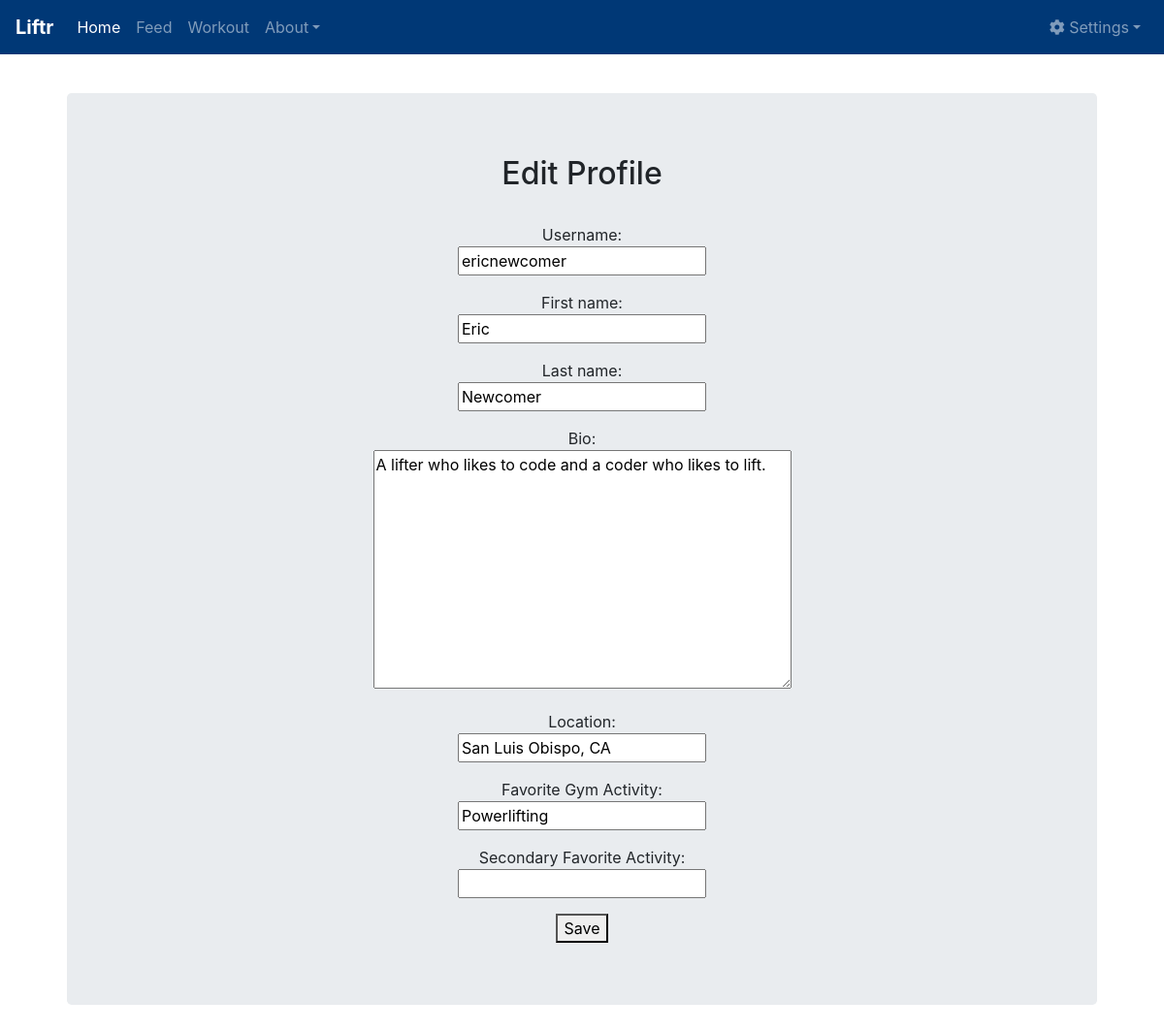
/profile_edit/ (signed in), run on an earlier commit of the app's database.
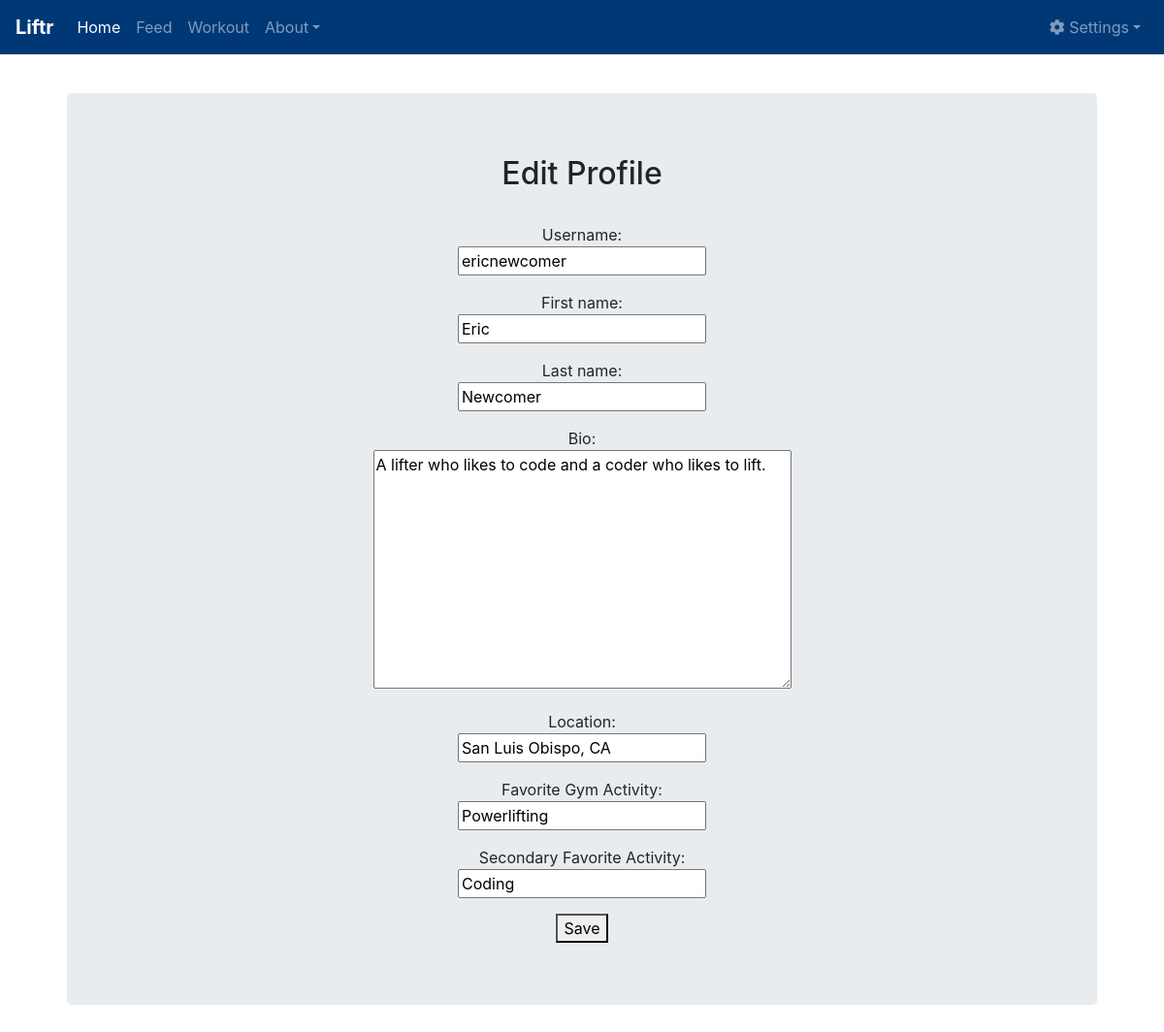
And on a later commit of the database.
### main/models.py (models this page shows, shortened)
class Profile(models.Model):
    user = models.OneToOneField(User, on_delete=models.CASCADE)
    bio = models.TextField(max_length=500, blank=True)
    location = models.CharField(max_length=30, blank=True)
    activity1 = models.CharField(max_length=50, blank=True)
    activity2 = models.CharField(max_length=50, blank=True)
    website = models.CharField(max_length=100, blank=True)
    image = models.ImageField(upload_to='profile_images', blank=True)

### main/views.py (the view)
# urls.py: path('profile_edit/', views.profile_edit, name='profile_edit'),
@login_required
def profile_edit(request):
    if request.method == 'POST':
        user_form = UserForm(request.POST, instance=request.user)
        profile_form = ProfileForm(request.POST, instance=request.user.profile)
        if user_form.is_valid() and profile_form.is_valid():
            user_form.save()
            profile_form.save()
            print('Profile successfully updated.')
            return redirect('/profile')
        else:
            print('Error!')
    else:
        user_form = UserForm(instance=request.user)
        profile_form = ProfileForm(instance=request.user.profile)
    return render(request, 'main/profile_edit.html', {
        'user_form': user_form,
        'profile_form': profile_form,
    })

### main/forms.py
class UserForm(forms.ModelForm):
    username = forms.CharField(max_length=30, required=False, help_text="Username:")
    first_name = forms.CharField(max_length=30, required=False, help_text="First name:")
    last_name = forms.CharField(max_length=30, required=False, help_text="Last name:")
    class Meta:
        model = User
        fields = ('username', 'first_name', 'last_name')

class ProfileForm(forms.ModelForm):
    bio = forms.CharField(max_length=500, required=False, help_text="Bio:", widget=forms.Textarea)
    location = forms.CharField(max_length=30, required=False, help_text="Location:")
    activity1 = forms.CharField(max_length=50, required = False, help_text="Favorite Gym Activity:")
    activity2 = forms.CharField(max_length=50, required = False, help_text="Secondary Favorite Activity:")
    class Meta:
        model = Profile
        fields = ('bio', 'location', 'activity1', 'activity2')

### main/templates/main/profile_edit.html (shortened to what this page needs)
{% extends "main/base.html" %} {% block content %} {% load static %} {% include "main/navbar.html" %}
<div class="jumbotron">
    <div class="main-jumbo">
        <h2>Edit Profile</h2>
        <br>
        <form method="POST" action="/profile_edit/">
            <div class="col-md-12">
                {% for field in user_form %}
                <p>
                    {{ field.help_text }}
                    <br> {{ field }} {% endfor %}
                </p>
                {% for field in profile_form %}
                <p>
                    {{ field.help_text }}
                    <br> {{ field }} {% endfor %}
                </p>
            </div>
            <button type="submit">Save
            </button>
        </form>
    </div>
</div>
{% endblock %}

What changed in the data, as far as the page shows it:
changed Profile "A lifter who likes to code and a coder who likes to lift.": activity2 (not shown) → "Coding"
